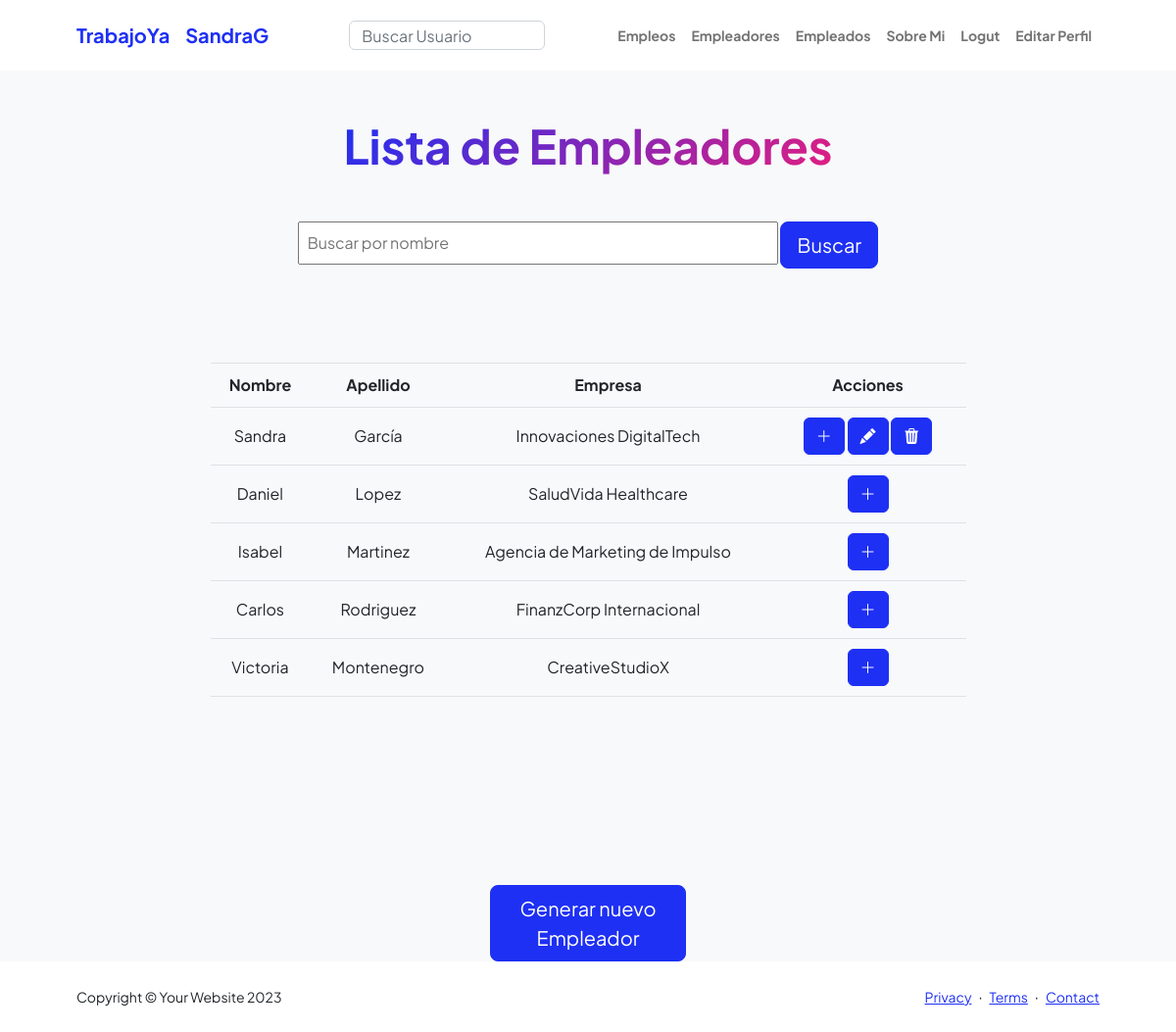
The app's page /lista_empleadores/ (signed in) with its own data.
### aplicacion/models.py (models this page shows)
class Empleador(models.Model):
    nombre = models.CharField(max_length=50)
    apellido = models.CharField(max_length=50)
    mail = models.EmailField()
    profesion = models.CharField(max_length=50)
    edad = models.IntegerField()
    nombreEmpresa = models.CharField(max_length=50)
    presentacion = models.TextField()
    user = models.ForeignKey(User, on_delete=models.CASCADE)

### aplicacion/views.py (the view)
# urls.py: path('lista_empleadores/', lista_empleadores, name='lista_empleadores'),
def lista_empleadores(request):
    empleadores = Empleador.objects.all()
    empleador_buscado = request.GET.get('nombre')
    if empleador_buscado:
        empleadores = empleadores.filter(nombre__icontains=empleador_buscado)
    return render(request, "aplicacion/lista_empleadores.html", {'empleadores': empleadores})

### aplicacion/templates/aplicacion/lista_empleadores.html (shortened to what this page needs)
{% extends 'aplicacion/base.html' %}
{% block titulo %}
    <div class="text-center mb-5">
        <h1 class="display-5 fw-bolder mb-0"><span class="text-gradient d-inline">Lista de Empleadores</span></h1>
    </div>
{% endblock titulo %}
{% block filtro %}
<form action="{% url 'lista_empleadores' %}" method="GET" class="text-center">
    <input type="text" name="nombre" placeholder="Buscar por nombre" class="mx-auto p-2" style="width: 490px;">
    <button type="submit" class="btn btn-primary btn-lg mx-auto p-2" style="width: 100px;">Buscar</button>
</form>
{% endblock filtro %}
{% block informacion %}
<section class="py-5">
    <section class="py-5">
        <div class="row gx-5 justify-content-center">
            <div class="col-lg-4 col-xl-12">
                <table class="custom-table">
                    <thead>
                        <tr>
                            <th>Nombre</th>
                            <th >Apellido</th>
                            <th >Empresa</th>
                            <th class="acciones-column">Acciones</th>
                        </tr>
                    </thead>
                    <tbody>
                        {% for e in empleadores %}
                                <tr>
                                    <td >{{ e.nombre }}</td>
                                    <td >{{ e.apellido }}</td>
                                    <td >{{ e.nombreEmpresa }}</td>
                                    <td >
                                        <a href="{% url 'detalle_empleador' e.id %}" class="btn btn-primary">
                                            <i class="bi bi-plus-lg"></i>
                                        {% if user.is_authenticated and user.id == e.user_id %}
                                            </a>
                                            <a href="{% url 'updateEmpleador' e.id %}" class="btn btn-primary">
                                                <i class="bi bi-pencil-fill"></i>
                                            </a>
                                            <a href="{% url 'deleteEmpleador' e.id %}" class="btn btn-primary">
                                                <i class="bi bi-trash3-fill"></i>
                                            </a>
                                        {% endif %}
                                    </a>
                                </td>
                            </tr>
                        {% endfor %}
                    </tbody>
                </table>
            </div>
        </div>
    </section>
{% endblock informacion %}
{% block final %}
    <a href="{% url 'empleadorForm' %}"  class = "btn btn-primary btn-lg opacity-95 mx-auto p-2" style="width: 200px;">Generar nuevo Empleador</a>
{% endblock final %}

### aplicacion/templates/aplicacion/base.html (shortened to what this page needs)
<!DOCTYPE html>
<html lang="en">
    <head>
        {% load static %}
        <link href="https://cdn.jsdelivr.net/npm/bootstrap-icons@1.8.1/font/bootstrap-icons.css" rel="stylesheet" />
        <link href="https://cdn.jsdelivr.net/npm/bootstrap@5.3.1/dist/css/bootstrap.min.css" rel="stylesheet" />
        <link href="{% static 'aplicacion/css/styles.css' %}" rel="stylesheet" />
    </head>
    <body class="d-flex flex-column h-100 bg-light">
        <main class="flex-shrink-0">
            <nav class="navbar navbar-expand-lg navbar-light bg-white py-3">
                <div class="container px-5">
                    <a class="navbar-brand" href="/inicio/" id="enlace-inicio" ><span class="fw-bolder text-primary">TrabajoYa</span></a>
                    {% if user.is_authenticated %}
                        <a class="navbar-brand" href="/perfil/" id="enlace-inicio" ><span class="fw-bolder text-primary">{{user.username}}</span></a>
                    {% endif %}
                    <div class="collapse navbar-collapse" id="navbarSupportedContent">
                        <ul class="navbar-nav ms-auto mb-2 mb-lg-0 small fw-bolder">
                            <form action="{% url 'lista_usuarios' %}" method="GET" class="text-center">
                                <input type="text" name="username" placeholder="Buscar Usuario" class="form-control form-end" style="width: 200px; height:30px;">
                            </form>
                         </ul>
                        <ul class="navbar-nav ms-auto mb-2 mb-lg-0 small fw-bolder">
                           <li class="nav-item"><a class="nav-link" href="/lista_empleos/" id="enlace-empleos">Empleos</a></li>
                           <li class="nav-item"><a class="nav-link" href="/lista_empleadores/" id="enlace-empleadores">Empleadores</a></li>
                            <li class="nav-item"><a class="nav-link" href="/lista_empleados/" id="enlace-empleados">Empleados</a></li>
                            <li class="nav-item"><a class="nav-link" href="/sobreMi/" id="enlace-empleados">Sobre Mi</a></li>
                            {% if user.is_authenticated %}
                                <li class="nav-item"><a class="nav-link" href="/logout/" id="enlace-logout">Logut</a></li>
                                <li class="nav-item"><a class="nav-link" href="/editar_perfil/" id="enlace-editarPerfil">Editar Perfil</a></li>
                            {% else %}
                                <li class="nav-item"><a class="nav-link" href="/login/" id="enlace-login">Login</a></li>
                                <li class="nav-item"><a class="nav-link" href="/registro/" id="enlace-registro">Registro</a></li>
                            {% endif %}
                        </ul>
                    </div>
                </div>
            </nav>
            <div class="container px-5 my-5">
                {% block titulo %}{% endblock titulo %}
                <div class="row gx-5 justify-content-center">
                    <div class="col-lg-11 col-xl-9 col-xxl-8">
                        <section>
                            {% block filtro %}{% endblock filtro %}
                            {% block informacion %}{% endblock informacion %}
                        <div class="pb-5"></div>
                    </div>
                </div>
            </div>
        </main>
        {% block final %}
        {% endblock final %}
        <footer class="bg-white py-4 mt-auto">
            <div class="container px-5">
                <div class="row align-items-center justify-content-between flex-column flex-sm-row">
                    <div class="col-auto"><div class="small m-0">Copyright &copy; Your Website 2023</div></div>
                    <div class="col-auto">
                        <a class="small" href="#!">Privacy</a>
                        <span class="mx-1">&middot;</span>
                        <a class="small" href="#!">Terms</a>
                        <span class="mx-1">&middot;</span>
                        <a class="small" href="#!">Contact</a>
                    </div>
                </div>
            </div>
        </footer>
    </body>
</html>

### aplicacion/templates/aplicacion/lista_empleadores.html (style rules this page uses)
.custom-table { width: 100%; border-collapse: collapse; text-align: center; }
.custom-table th, .custom-table td { padding: 10px; border-top: 1px solid #dee2e6; border-bottom: 1px solid #dee2e6; }
.custom-table th:first-child, .custom-table td:first-child { border-left: none; }
.custom-table th:last-child, .custom-table td:last-child { border-right: none; }
.acciones-column { width: 200px; }

### records on screen
Empleador: nombre "Sandra", apellido "García", nombreEmpresa "Innovaciones DigitalTech"
Empleador: nombre "Daniel", apellido "Lopez", nombreEmpresa "SaludVida Healthcare"
Empleador: nombre "Isabel", apellido "Martinez", nombreEmpresa "Agencia de Marketing de Impulso"
Empleador: nombre "Carlos", apellido "Rodriguez", nombreEmpresa "FinanzCorp Internacional"
Empleador: nombre "Victoria", apellido "Montenegro", nombreEmpresa "CreativeStudioX"

### other values on screen
{{ user.username }} "SandraG"
